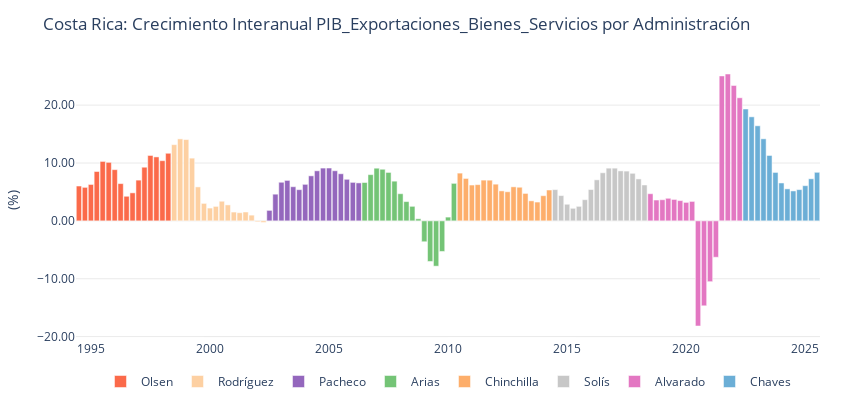

Notebook code cell kept with this figure:
### Markdown cell above
<font color = 'red'> PIB POR COMPONENTES DEL GASTO

### Code cell
df = ob_pibv_yoy.demanda.get_categorias_principales()
df.columns = df.columns.str.replace('_TC', '')
df.info()
print('\n')
col = 'PIB_Exportaciones_Bienes_Servicios'
statistic = 'mean'

pib = df[[col]]
pib = tag_politics(pib)
pib = pib[pib['Label'] != 'Calderón']

stats_by_admin = compute_basic_statistics(pib, value_col=col, groupby_col='Label')
stats_by_admin = stats_by_admin.sort_values(by = statistic, ascending = False).round(2)

fig_pib_label = plot_timeseries_bars(
    df=pib,
    start = '1994-06-30',
    y_col=col,
    category_col="Label",
    title=f"Costa Rica: Crecimiento Interanual {col} por Administración",
    x_title="",
    y_title="(%)",
    y_round=2,
    y_suffix="",
    width=850,
    height=420,
    zero_line=False,
    showlegend=True,
    colors=presidential_colors,
    template='plotly_white',
    show_y_grid=True
)

fig_pib_label.show()

display(stats_by_admin[[statistic]].transpose())
